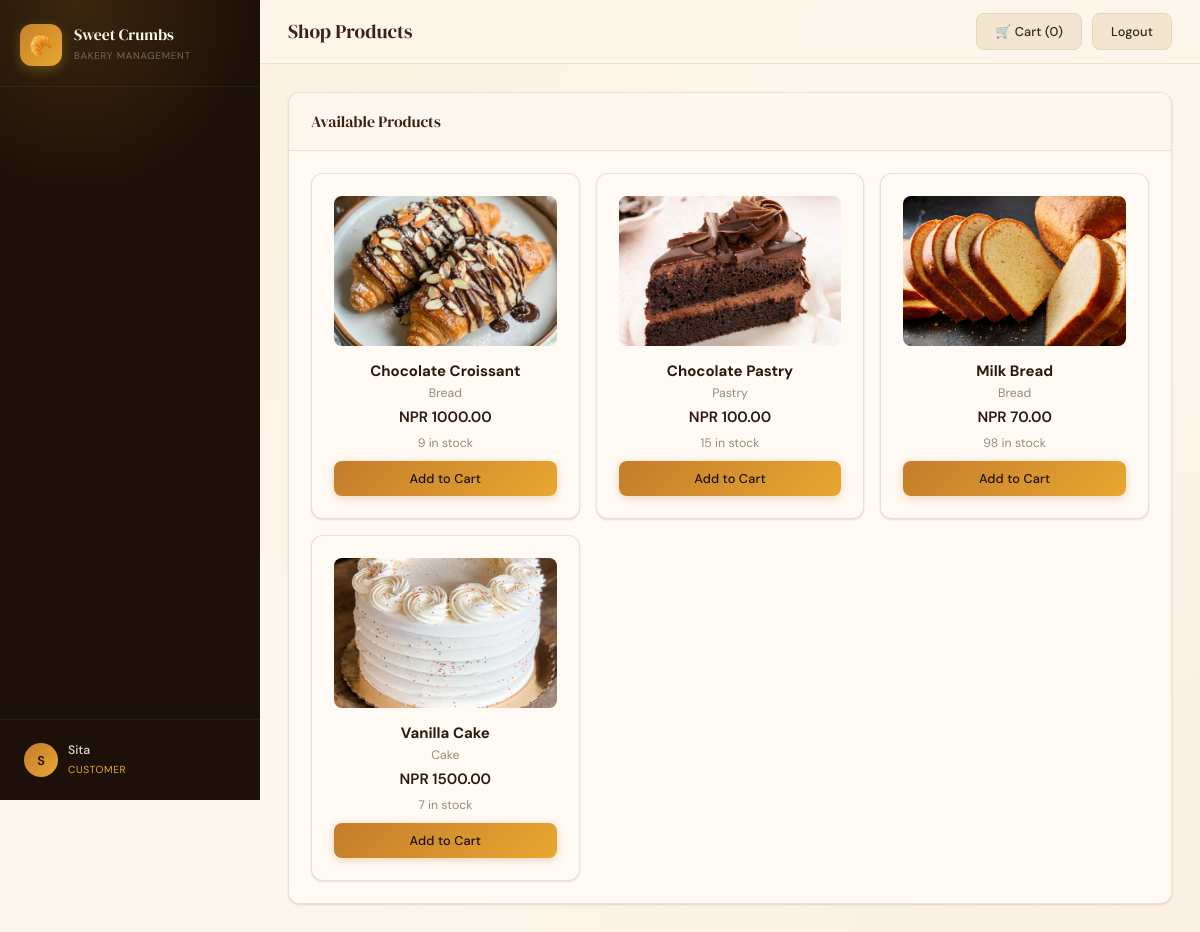
Page /customer/dashboard (signed in) on the earlier database version.
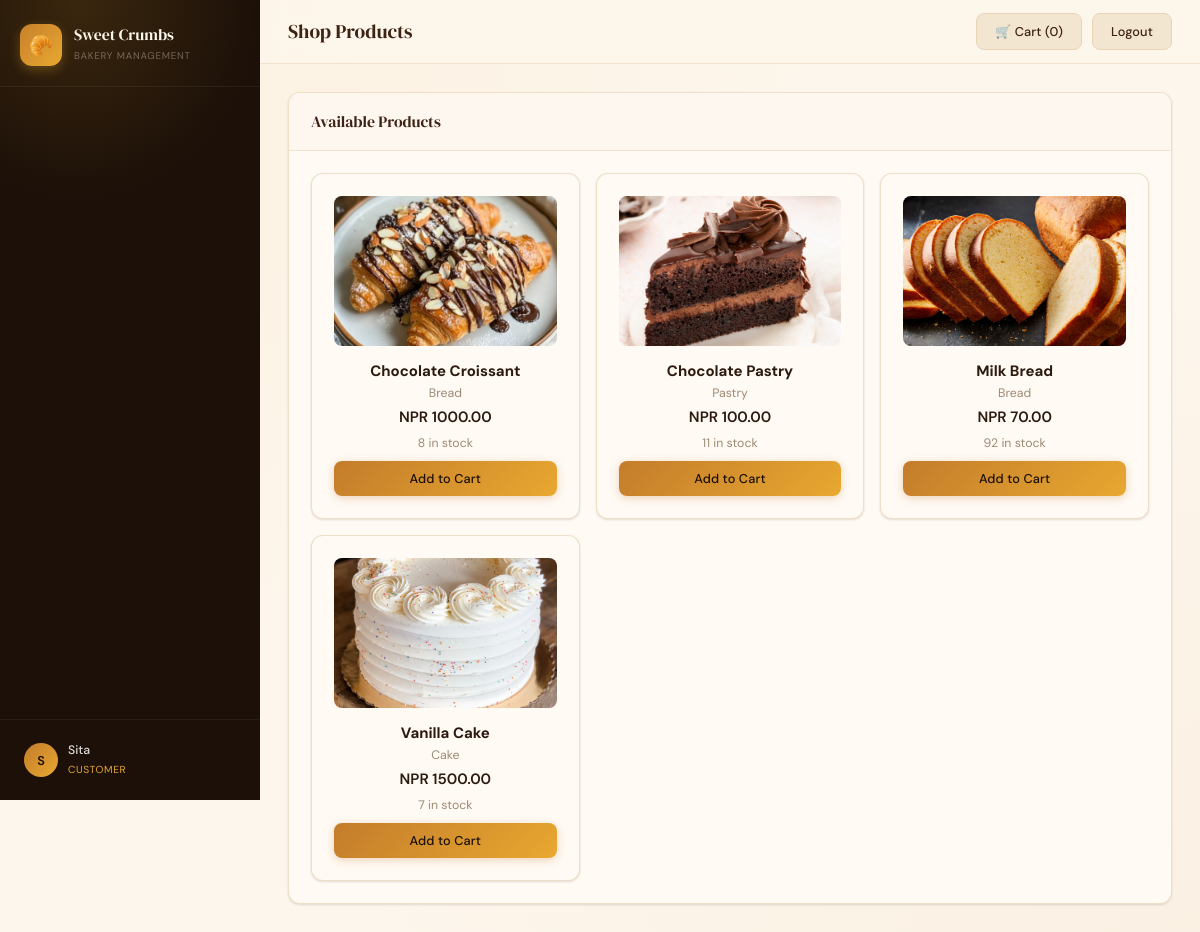
Same page on the later database version.
### tables this page shows
CREATE TABLE customer (
                id INTEGER PRIMARY KEY AUTOINCREMENT,
                name TEXT NOT NULL,
                email TEXT UNIQUE NOT NULL,
                phone TEXT,
                address TEXT,
                created_at TEXT DEFAULT CURRENT_TIMESTAMP
            , password_hash TEXT, active INTEGER NOT NULL DEFAULT 1);

CREATE TABLE product (
                id INTEGER PRIMARY KEY AUTOINCREMENT,
                name TEXT NOT NULL,
                description TEXT,
                price REAL NOT NULL,
                stock_qty INTEGER NOT NULL DEFAULT 0,
                category_id INTEGER,
                image_path TEXT,
                created_at TEXT DEFAULT CURRENT_TIMESTAMP,
                FOREIGN KEY (category_id) REFERENCES category(id)
            );

CREATE TABLE category (
                id INTEGER PRIMARY KEY AUTOINCREMENT,
                name TEXT NOT NULL UNIQUE
            );

### app.py (the view)
@app.route('/customer')
@app.route('/customer/dashboard')
@customer_login_required
def customer_dashboard():
    try:
        conn = get_db()
        cust = conn.execute("SELECT * FROM customer WHERE id=?", (session['customer_id'],)).fetchone()
        products = conn.execute(
            '''SELECT p.*, c.name as category_name
               FROM product p LEFT JOIN category c ON p.category_id = c.id
               ORDER BY p.name''').fetchall()
        cart_items, cart_total, cart_count = build_cart_details(conn)
        conn.close()
        return render_template('customer_shop.html', customer=cust, products=products,
                               cart_items=cart_items, cart_total=cart_total, cart_count=cart_count)
    except Exception as e:
        logger.error(f'Customer dashboard error: {e}')
        flash('Error loading dashboard.', 'danger')
        return redirect(url_for('customer_login'))

### app.py (called while the page is built, shortened)
def get_db():
    try:
        conn = sqlite3.connect(DB_PATH)
        conn.row_factory = sqlite3.Row
        return conn
    except sqlite3.Error as e:
        logger.error(f'Database connection error: {e}')
        raise

def get_cart():
    cart = session.get('cart', {})
    if not isinstance(cart, dict):
        cart = {}
    cleaned = {}
    if cleaned != cart:
        session['cart'] = cleaned
        session.modified = True
    return cleaned

def build_cart_details(conn):
    cart = get_cart()
    items = []
    total = 0.0
    item_count = 0
    items.sort(key=lambda item: item['name'].lower())
    return items, total, item_count

def customer_login_required(f):
    @wraps(f)
    def decorated(*args, **kwargs):
        if 'customer_id' not in session:
            flash('Please log in to continue.', 'info')
            return redirect(url_for('customer_login'))
        return f(*args, **kwargs)
    return decorated

### templates/customer_shop.html (shortened to what this page needs)
{% extends 'base.html' %}
{% block page_title %}Shop Products{% endblock %}
{% block topbar_actions %}
  <a href="{{ url_for('cart') }}" class="btn btn-secondary">🛒 Cart ({{ cart_count }})</a>
  <a href="{{ url_for('customer_logout') }}" class="btn btn-secondary">Logout</a>
{% endblock %}
{% block content %}
<div class="card">
  <div class="card-header"><h2>Available Products</h2></div>
  <div class="card-body">
    {% if products %}
    <div style="display:grid;grid-template-columns:repeat(auto-fill,minmax(220px,1fr));gap:16px">
      {% for p in products %}
      <div class="card" style="margin:0">
        <div class="card-body" style="text-align:center">
          {% if p.image_path %}
            <img src="{{ url_for('static', filename='uploads/' + p.image_path) }}" alt="{{ p.name }}" style="width:100%;height:150px;object-fit:cover;border-radius:8px;margin-bottom:10px">
          {% else %}
            <div style="width:100%;height:150px;display:flex;align-items:center;justify-content:center;font-size:3rem;background:var(--tan,#f5efe6);border-radius:8px;margin-bottom:10px">🍞</div>
          {% endif %}
          <h3 style="font-size:1rem;margin-bottom:4px">{{ p.name }}</h3>
          <p style="font-size:0.82rem;color:var(--muted);margin-bottom:6px">{{ p.category_name or '' }}</p>
          <p style="font-weight:600;margin-bottom:8px">NPR {{ "%.2f"|format(p.price) }}</p>
          <p style="font-size:0.82rem;color:var(--muted);margin-bottom:10px">{{ p.stock_qty }} in stock</p>
          <form method="post" action="{{ url_for('add_to_cart', pid=p.id) }}">
            <button type="submit" class="btn btn-primary" style="width:100%;justify-content:center" {% if p.stock_qty <= 0 %}disabled{% endif %}>
              {% if p.stock_qty <= 0 %}Out of Stock{% else %}Add to Cart{% endif %}
            </button>
          </form>
        </div>
      </div>
      {% endfor %}
    </div>
    {% else %}
    <div class="empty-state">
      <span class="empty-state-icon">📦</span>
      <p>No products available.</p>
    </div>
    {% endif %}
  </div>
</div>
{% endblock %}

### templates/base.html (shortened to what this page needs)
<!DOCTYPE html>
<html lang="en">
<head>
  <link rel="stylesheet" href="{{ url_for('static', filename='css/style.css') }}">
</head>
<body>
{% set role = session.get('role','staff') %}
{% set perms = {
  'admin':   ['dashboard','products','customers','orders','users'],
  'manager': ['dashboard','products','customers','orders'],
  'staff':   ['dashboard','orders']
} %}
{% set my_perms = perms.get(role, []) %}
<aside class="sidebar">
  <div class="sidebar-logo">
    <div class="logo-mark">🥐</div>
    <div class="logo-text">
      <h1>Sweet Crumbs</h1>
      <span>Bakery Management</span>
    </div>
  </div>
  <nav class="sidebar-nav">
  </nav>
  <div class="sidebar-bottom">
    <div class="user-pill">
      <div class="user-avatar">{{ session.get('name','?')[0].upper() }}</div>
      <div class="user-info">
        <span class="user-name">{{ session.get('name','User') }}</span>
        <span class="user-role role-{{ session.get('role','staff') }}">{{ session.get('role','staff').title() }}</span>
      </div>
    </div>
  </div>
</aside>
<div class="main">
  <header class="topbar">
    <div class="topbar-left">
      <h2 class="topbar-title">{% block page_title %}{% endblock %}</h2>
    </div>
    <div class="topbar-actions">
      {% block topbar_actions %}{% endblock %}
    </div>
  </header>
  <div class="content">
    {% block content %}{% endblock %}
  </div>
</div>
</body>
</html>

Differences in the rows shown:
changed product "Chocolate Croissant": stock_qty "9" → "8"
changed product "Chocolate Pastry": stock_qty "15" → "11"
changed product "Milk Bread": stock_qty "98" → "92"
